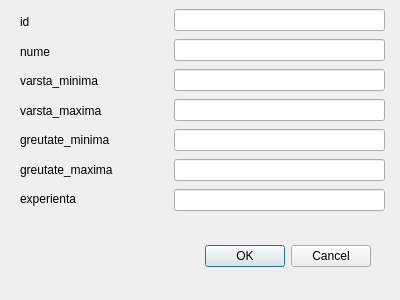
<?xml version="1.0" encoding="UTF-8"?>
<ui version="4.0">
 <class>AddCategorie</class>
 <widget class="QDialog" name="AddCategorie">
  <property name="geometry">
   <rect>
    <x>0</x>
    <y>0</y>
    <width>400</width>
    <height>300</height>
   </rect>
  </property>
  <property name="windowTitle">
   <string>Dialog</string>
  </property>
  <widget class="QDialogButtonBox" name="buttonBox">
   <property name="geometry">
    <rect>
     <x>30</x>
     <y>240</y>
     <width>341</width>
     <height>32</height>
    </rect>
   </property>
   <property name="orientation">
    <enum>Qt::Horizontal</enum>
   </property>
   <property name="standardButtons">
    <set>QDialogButtonBox::Cancel|QDialogButtonBox::Ok</set>
   </property>
  </widget>
  <widget class="QWidget" name="">
   <property name="geometry">
    <rect>
     <x>20</x>
     <y>10</y>
     <width>131</width>
     <height>201</height>
    </rect>
   </property>
   <layout class="QVBoxLayout" name="verticalLayout">
    <item>
     <widget class="QLabel" name="label">
      <property name="text">
       <string>id</string>
      </property>
     </widget>
    </item>
    <item>
     <widget class="QLabel" name="label_2">
      <property name="text">
       <string>nume</string>
      </property>
     </widget>
    </item>
    <item>
     <widget class="QLabel" name="label_3">
      <property name="text">
       <string>varsta_minima</string>
      </property>
     </widget>
    </item>
    <item>
     <widget class="QLabel" name="label_4">
      <property name="text">
       <string>varsta_maxima</string>
      </property>
     </widget>
    </item>
    <item>
     <widget class="QLabel" name="label_5">
      <property name="text">
       <string>greutate_minima</string>
      </property>
     </widget>
    </item>
    <item>
     <widget class="QLabel" name="label_6">
      <property name="text">
       <string>greutate_maxima</string>
      </property>
     </widget>
    </item>
    <item>
     <widget class="QLabel" name="label_7">
      <property name="text">
       <string>experienta</string>
      </property>
     </widget>
    </item>
   </layout>
  </widget>
  <widget class="QWidget" name="">
   <property name="geometry">
    <rect>
     <x>174</x>
     <y>7</y>
     <width>211</width>
     <height>211</height>
    </rect>
   </property>
   <layout class="QVBoxLayout" name="verticalLayout_2">
    <item>
     <widget class="QLineEdit" name="id"/>
    </item>
    <item>
     <widget class="QLineEdit" name="nume"/>
    </item>
    <item>
     <widget class="QLineEdit" name="varsta_minima"/>
    </item>
    <item>
     <widget class="QLineEdit" name="varsta_maxima"/>
    </item>
    <item>
     <widget class="QLineEdit" name="greutate_minima"/>
    </item>
    <item>
     <widget class="QLineEdit" name="greutate_maxima"/>
    </item>
    <item>
     <widget class="QLineEdit" name="experienta"/>
    </item>
   </layout>
  </widget>
 </widget>
 <resources/>
 <connections>
  <connection>
   <sender>buttonBox</sender>
   <signal>accepted()</signal>
   <receiver>AddCategorie</receiver>
   <slot>accept()</slot>
   <hints>
    <hint type="sourcelabel">
     <x>248</x>
     <y>254</y>
    </hint>
    <hint type="destinationlabel">
     <x>157</x>
     <y>274</y>
    </hint>
   </hints>
  </connection>
  <connection>
   <sender>buttonBox</sender>
   <signal>rejected()</signal>
   <receiver>AddCategorie</receiver>
   <slot>reject()</slot>
   <hints>
    <hint type="sourcelabel">
     <x>316</x>
     <y>260</y>
    </hint>
    <hint type="destinationlabel">
     <x>286</x>
     <y>274</y>
    </hint>
   </hints>
  </connection>
 </connections>
</ui>
